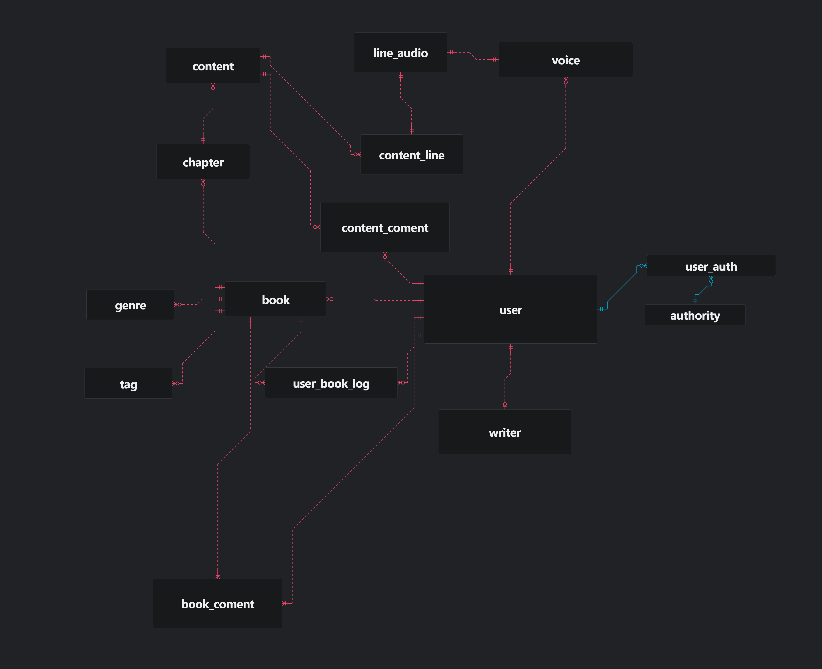
#> input picture voxliberDB.png, 822 x 669 px
$ python -i image_utils.py   (imports and definitions only)
#> lines starting #> are read from the running program, lines starting #| are printed output that depends on the picture
"""
이미지 최적화 유틸리티
- 자동 리사이징
- WebP 변환
- 썸네일 생성
"""
from PIL import Image
from io import BytesIO
from django.core.files.uploadedfile import InMemoryUploadedFile
import sys


# [46 lines left out: function optimize_image, not called in this run]


def create_thumbnail(image_field, size=(300, 300)):
    """
    썸네일 생성

    Args:
        image_field: Django ImageField
        size: 썸네일 크기 (width, height)

    Returns:
        썸네일 이미지 파일
    """
#> called with image_field = '../voxliberDB.png', size = (300, 300)
    if not image_field:
        return None

    img = Image.open(image_field)
#> img is the input picture: PIL image 822x669 RGBA; mean R, G, B, A 33.3, 34.1, 37, 255

    # RGBA -> RGB 변환
    if img.mode in ('RGBA', 'LA', 'P'):
        background = Image.new('RGB', img.size, (255, 255, 255))
#> background: PIL image 822x669 RGB; every value is 255
        if img.mode == 'P':
            img = img.convert('RGBA')
        background.paste(img, mask=img.split()[-1] if img.mode == 'RGBA' else None)
        img = background

    # 정사각형 크롭 후 리사이징
    width, height = img.size
#> width = 822; height = 669
    min_dimension = min(width, height)
#> min_dimension = 669

    left = (width - min_dimension) / 2
#> left = 76.5
    top = (height - min_dimension) / 2
#> top = 0
    right = (width + min_dimension) / 2
#> right = 745.5
    bottom = (height + min_dimension) / 2
#> bottom = 669

    img = img.crop((left, top, right, bottom))
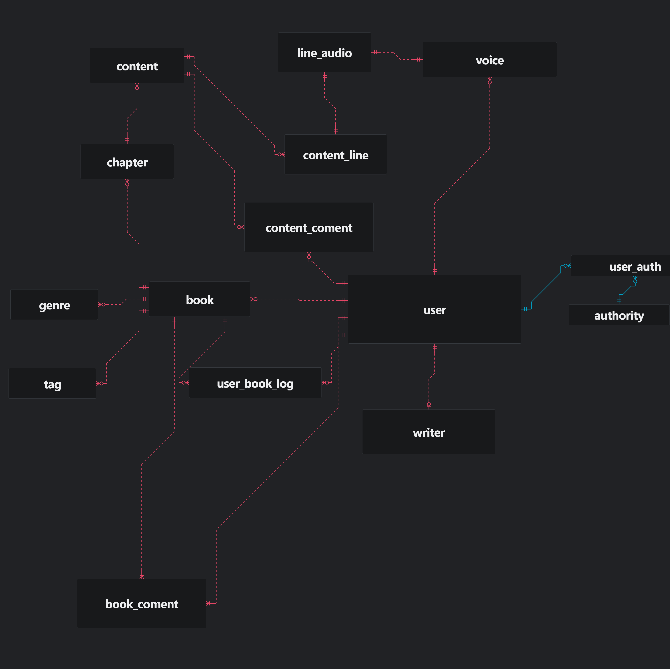
#> img: PIL image 670x669 RGB; mean R, G, B 33.4, 34.1, 37
    img = img.resize(size, Image.Resampling.LANCZOS)
#> img: PIL image 300x300 RGB

    # 메모리에 저장
    output = BytesIO()
    img.save(output, format='JPEG', quality=85, optimize=True)
    output.seek(0)

    # Django 파일로 변환
    thumbnail = InMemoryUploadedFile(
        output,
        'ImageField',
#> (the run stopped early here; a loop or call above may not have finished)
